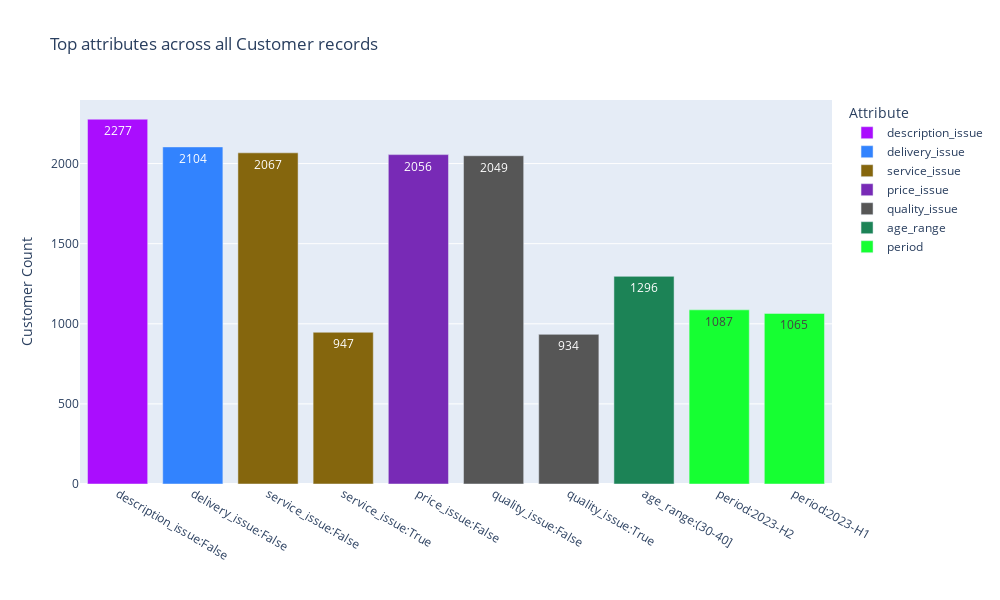

Notebook cell for this chart:
### Code cell
# Create example top attributes bar chart
bar_chart, bar_chart_df = acd.get_bar_chart_fig(
    selection=[],  # Prefilter the dataset by adding attribute values here
    show_attributes=[],
    unit="Customer",
    width=1000,
    height=600,
    scheme=color_schemes["Alphabet"],
    num_values=10,
)
bar_chart.show()

### Figure 1 — Plotly figure (JSON) as saved in the notebook; plotly's stock layout.template omitted (floating-point values rounded to 4 significant figures)
{"data": [{"alignmentgroup": "True", "hovertemplate": "Attribute=description_issue<br>Attribute Value=%{x}<br>Count=%{y}<extra></extra>", "legendgroup": "description_issue", "marker": {"color": "#AA0DFE", "pattern": {"shape": ""}}, "name": "description_issue", "offsetgroup": "description_issue", "orientation": "v", "showlegend": true, "textposition": "auto", "texttemplate": "%{y}", "type": "bar", "x": ["description_issue:False"], "xaxis": "x", "y": [2277], "yaxis": "y"}, {"alignmentgroup": "True", "hovertemplate": "Attribute=delivery_issue<br>Attribute Value=%{x}<br>Count=%{y}<extra></extra>", "legendgroup": "delivery_issue", "marker": {"color": "#3283FE", "pattern": {"shape": ""}}, "name": "delivery_issue", "offsetgroup": "delivery_issue", "orientation": "v", "showlegend": true, "textposition": "auto", "texttemplate": "%{y}", "type": "bar", "x": ["delivery_issue:False"], "xaxis": "x", "y": [2104], "yaxis": "y"}, {"alignmentgroup": "True", "hovertemplate": "Attribute=service_issue<br>Attribute Value=%{x}<br>Count=%{y}<extra></extra>", "legendgroup": "service_issue", "marker": {"color": "#85660D", "pattern": {"shape": ""}}, "name": "service_issue", "offsetgroup": "service_issue", "orientation": "v", "showlegend": true, "textposition": "auto", "texttemplate": "%{y}", "type": "bar", "x": ["service_issue:False", "service_issue:True"], "xaxis": "x", "y": [2067, 947], "yaxis": "y"}, {"alignmentgroup": "True", "hovertemplate": "Attribute=price_issue<br>Attribute Value=%{x}<br>Count=%{y}<extra></extra>", "legendgroup": "price_issue", "marker": {"color": "#782AB6", "pattern": {"shape": ""}}, "name": "price_issue", "offsetgroup": "price_issue", "orientation": "v", "showlegend": true, "textposition": "auto", "texttemplate": "%{y}", "type": "bar", "x": ["price_issue:False"], "xaxis": "x", "y": [2056], "yaxis": "y"}, {"alignmentgroup": "True", "hovertemplate": "Attribute=quality_issue<br>Attribute Value=%{x}<br>Count=%{y}<extra></extra>", "legendgroup": "quality_issue", "marker": {"color": "#565656", "pattern": {"shape": ""}}, "name": "quality_issue", "offsetgroup": "quality_issue", "orientation": "v", "showlegend": true, "textposition": "auto", "texttemplate": "%{y}", "type": "bar", "x": ["quality_issue:False", "quality_issue:True"], "xaxis": "x", "y": [2049, 934], "yaxis": "y"}, {"alignmentgroup": "True", "hovertemplate": "Attribute=age_range<br>Attribute Value=%{x}<br>Count=%{y}<extra></extra>", "legendgroup": "age_range", "marker": {"color": "#1C8356", "pattern": {"shape": ""}}, "name": "age_range", "offsetgroup": "age_range", "orientation": "v", "showlegend": true, "textposition": "auto", "texttemplate": "%{y}", "type": "bar", "x": ["age_range:(30-40]"], "xaxis": "x", "y": [1296], "yaxis": "y"}, {"alignmentgroup": "True", "hovertemplate": "Attribute=period<br>Attribute Value=%{x}<br>Count=%{y}<extra></extra>", "legendgroup": "period", "marker": {"color": "#16FF32", "pattern": {"shape": ""}}, "name": "period", "offsetgroup": "period", "orientation": "v", "showlegend": true, "textposition": "auto", "texttemplate": "%{y}", "type": "bar", "x": ["period:2023-H2", "period:2023-H1"], "xaxis": "x", "y": [1087, 1065], "yaxis": "y"}], "layout": {"barmode": "relative", "height": 600, "legend": {"title": {"text": "Attribute"}, "tracegroupgap": 0}, "title": {"text": "Top attributes across all Customer records"}, "width": 1000, "xaxis": {"anchor": "y", "domain": [0, 1], "title": {"text": ""}}, "yaxis": {"anchor": "x", "categoryorder": "total descending", "domain": [0, 1], "title": {"text": "Customer Count"}}}}
